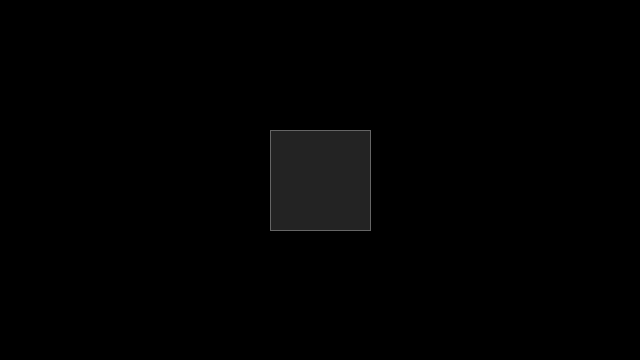
Frame 1 (no input)
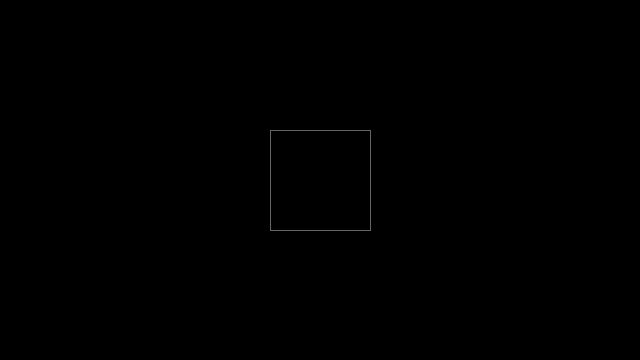
Frame 60 (the mouse pressed at the canvas centre just before this capture)
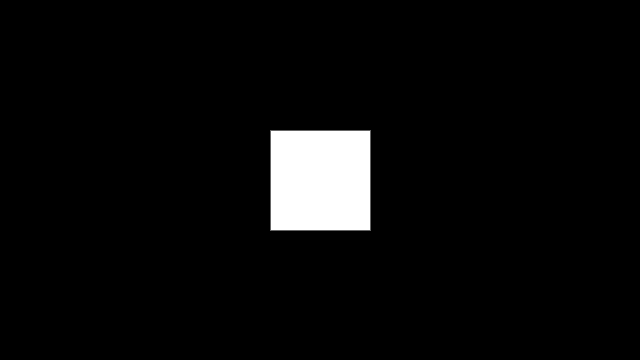
Frame 120 (the mouse held since frame 60 and released just before this capture)

The Processing sketch that drew these frames (run headless with seeded random() and noise(); from frame 60 on, the mouse is pressed at the canvas centre):

// Processing sketch: sketch_241017a
// ── sketch_241017a.pde
float x = 270;
float y = 130;
float w = 100;
float cor = width;
void setup() {
  size(640, 360);
  colorMode(RGB, width);
  
}

void draw() {
  background(0);
  stroke(255);
  if (mouseX > x && mouseX < x + w && mouseY > y && mouseY < y + w) {
    cor = width;
    fill(cor);
  } else {
    fill(cor -= 10);
  }
  square(x, y, w);
}
